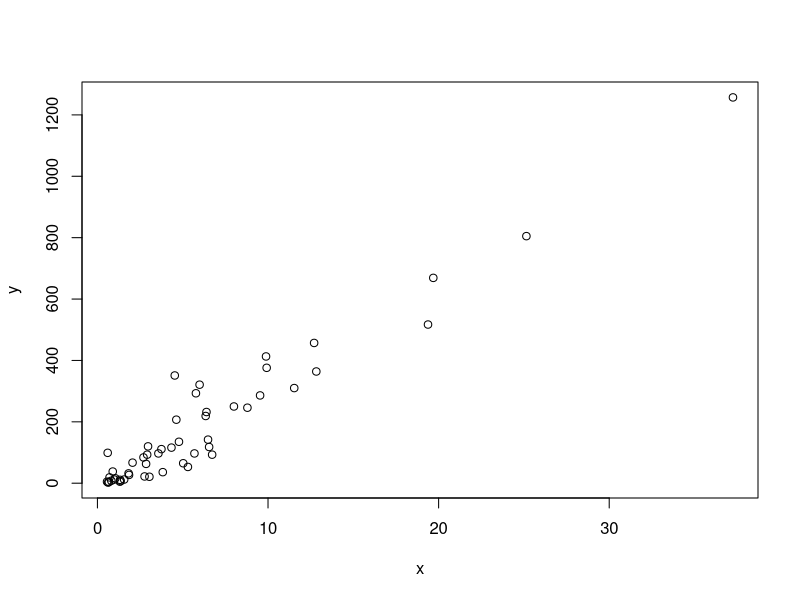
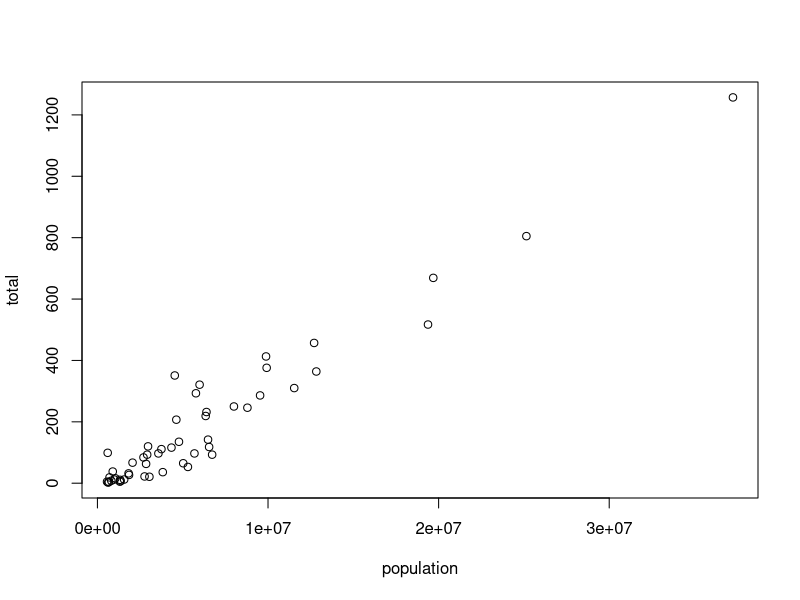
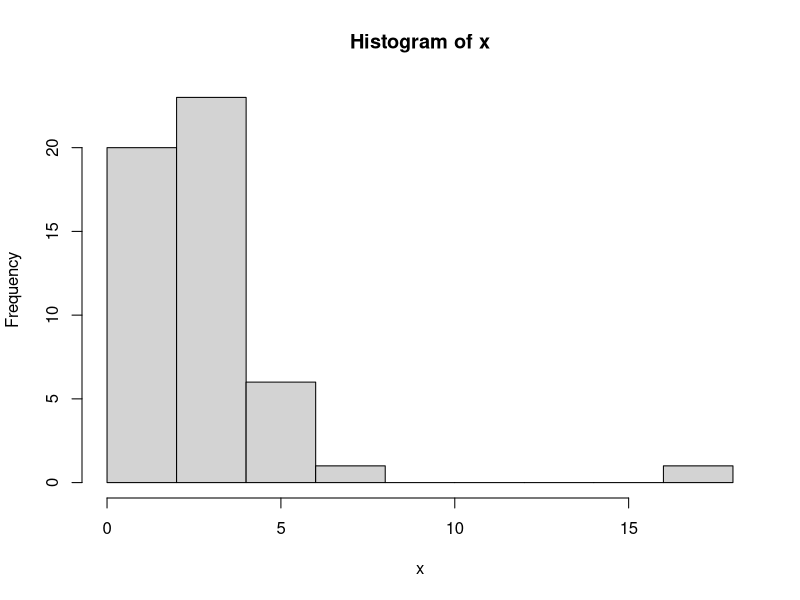
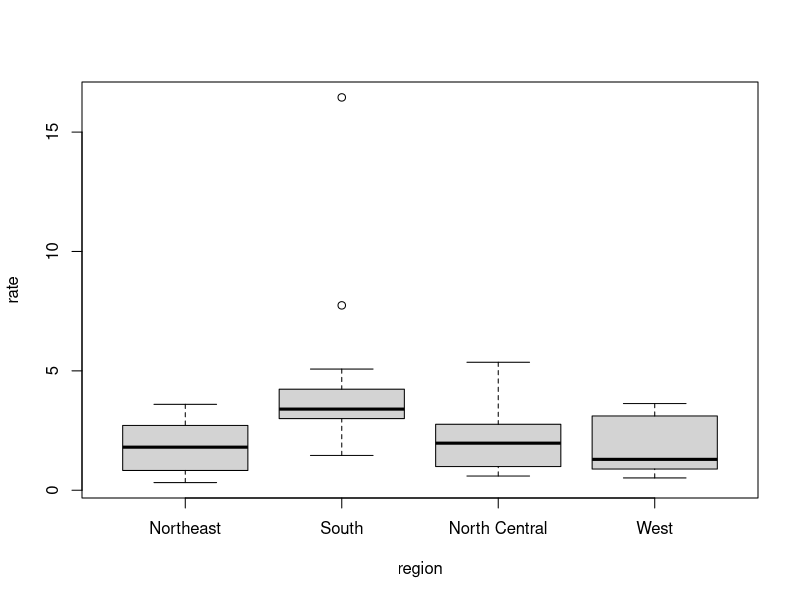
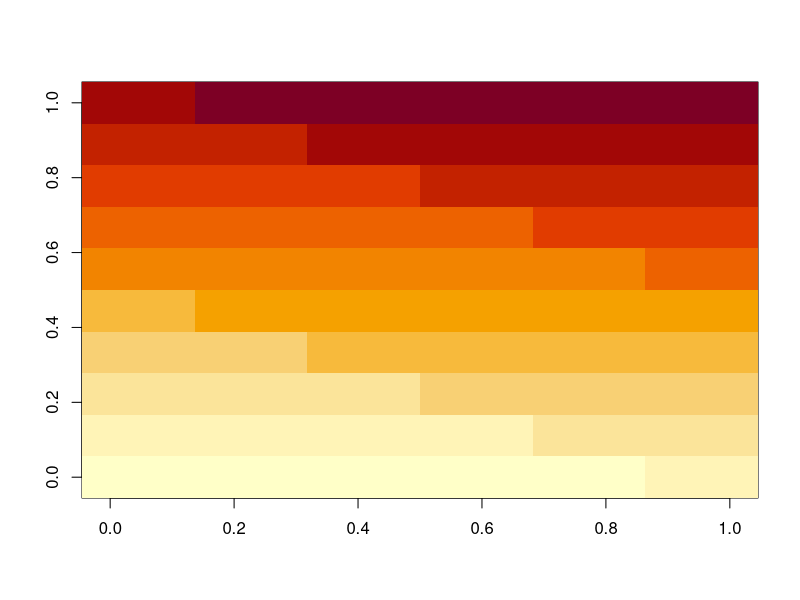
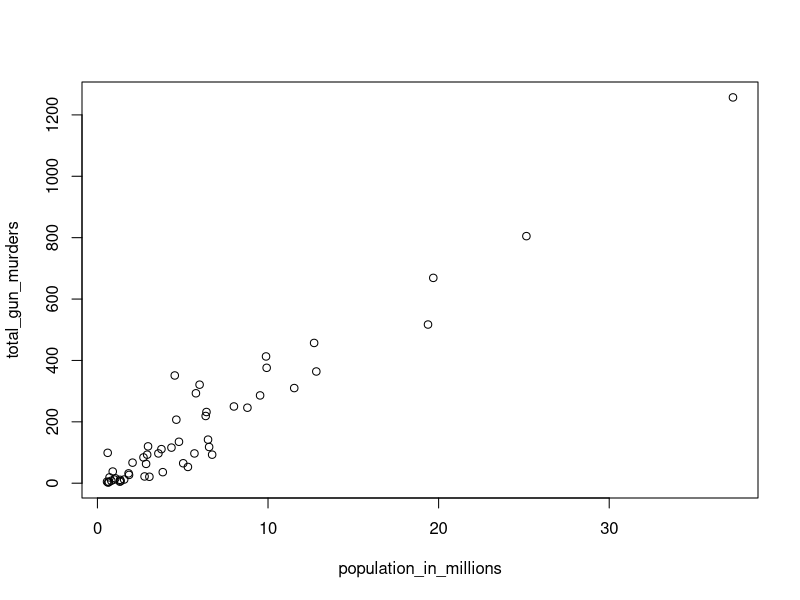
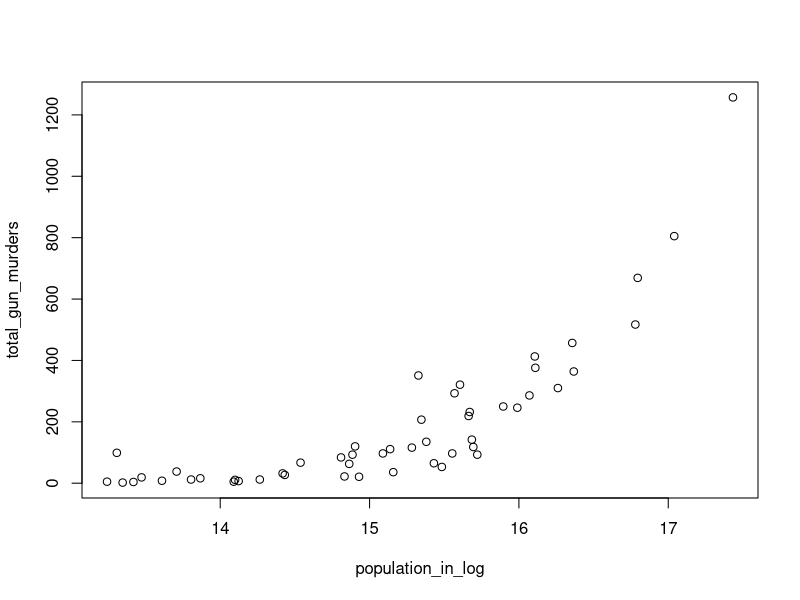
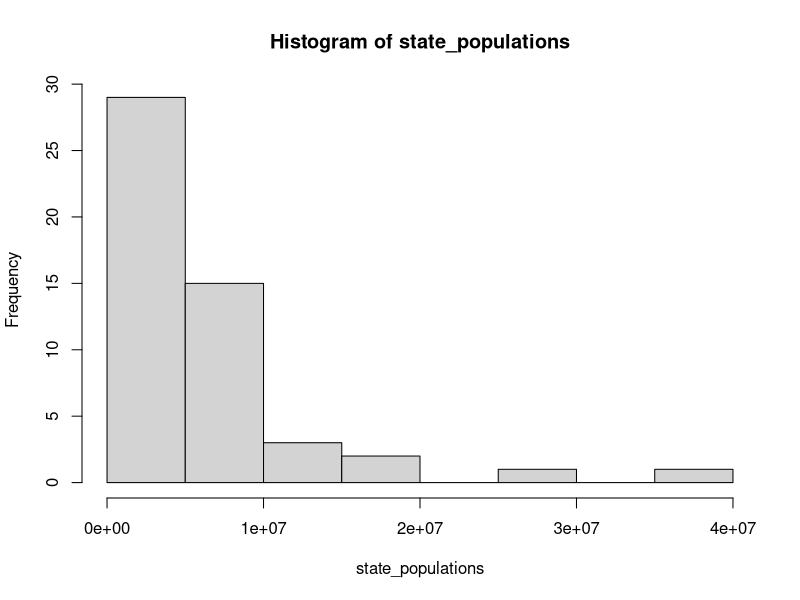

Generate these figures, in order, with R:
## ---- chunk 1
knitr::opts_chunk$set(echo = TRUE)
## ---- chunk 2
codes <- c(380, 124, 818)
codes
## ---- chunk 3
country <- c("italy", "canada", "egypt")
## ---- chunk 4
country <- c('italy', 'canada', 'egypt')
## ---- chunk 5
codes <- c(italy = 380, canada = 124, egypt = 818)
codes
## ---- chunk 6
class(codes)
## ---- chunk 7
names(codes)
## ---- chunk 8
codes <- c("italy" = 380, "canada" = 124, "egypt" = 818)
codes
## ---- chunk 9
codes <- c(380, 124, 818)
country <- c("italy","canada","egypt")
names(codes) <- country
codes
## ---- chunk 10
seq(1, 10)
## ---- chunk 11
seq(1, 10, 2)
## ---- chunk 12
1:10
## ---- chunk 13
class(1:10)
## ---- chunk 14
class(seq(1, 10, 0.5))
## ---- chunk 15
codes[2]
## ---- chunk 16
codes[c(1,3)]
## ---- chunk 17
codes[1:2]
## ---- chunk 18
codes["canada"]
codes[c("egypt","italy")]
## ---- chunk 19
x <- c(1, "canada", 3)
## ---- chunk 20
x
class(x)
## ---- chunk 21
x <- 1:5
y <- as.character(x)
y
## ---- chunk 22
as.numeric(y)
## ---- chunk 23
x <- c("1", "b", "3")
as.numeric(x)
## ---- chunk 24
temp <- c(35, 88, 42, 84, 81, 30)
## ---- chunk 25
city <- c("Beijing", "Lagos", "Paris", "Rio de Janeiro", "San Juan", "Toronto")
## ---- chunk 26
names(temp) <- city
## ---- chunk 27
temp[1:3]
## ---- chunk 28
temp[c("Paris", "San Juan")]
## ---- chunk 29
12:73
## ---- chunk 30
seq(1, 100)
## ---- chunk 31
length(seq(6, 55, 4/7))
## ---- chunk 32
a <- seq(1, 10, 0.5)
class(a)
## ---- chunk 33
a <- seq(1, 10)
class(a)
## ---- chunk 34
class(1L)
## ---- chunk 35
x <- c("1", "3", "5")
## ---- chunk 36
as.numeric(x)
## ---- chunk 37
library(dslabs)
data(murders)
sort(murders$total)
## ---- chunk 38
x <- c(31, 4, 15, 92, 65)
sort(x)
## ---- chunk 39
index <- order(x)
x[index]
## ---- chunk 40
x
order(x)
## ---- chunk 41
murders$state[1:10]
murders$abb[1:10]
## ---- chunk 42
ind <- order(murders$total) 
murders$abb[ind] 
## ---- chunk 43
max(murders$total)
## ---- chunk 44
i_max <- which.max(murders$total)
murders$state[i_max]
## ---- chunk 45
x <- c(31, 4, 15, 92, 65)
rank(x)
## ---- chunk 46
x <- c(1,2,3)
y <- c(10, 20, 30, 40, 50, 60, 70)
x+y
## ---- chunk 47
library(dslabs)
data("murders")
## ---- chunk 48
pop <- murders$population
pop <- sort(murders$population)
pop[1]
## ---- chunk 49
order(murders$population)
## ---- chunk 50
which.min(murders$population)
## ---- chunk 51
state_names <- murders$state
state_names[51]
## ---- chunk 52
temp <- c(35, 88, 42, 84, 81, 30)
city <- c("Beijing", "Lagos", "Paris", "Rio de Janeiro", "San Juan", "Toronto")
city_temps <- data.frame(name = city, temperature = temp)
## ---- chunk 53
ranks <- (city_temps$temp)
my_df <- data.frame(name = city_temps$name, ranks = rank(city_temps$temp))
## ---- chunk 54
ind <- order(murders$population)
my_df <- data.frame(names = murders$state, ranks = murders$population[ind])
## ---- chunk 55
data("na_example")  
str(na_example)
## ---- chunk 56
mean(na_example)
## ---- chunk 57
ind <- is.na(na_example)
sum(ind)
## ---- chunk 58
a <- is.na(na_example)
mean(na_example[which(!a)])
## ---- chunk 59
library(dslabs)
data("murders")
murders$state[which.max(murders$population)]
## ---- chunk 60
inches <- c(69, 62, 66, 70, 70, 73, 67, 73, 67, 70)
## ---- chunk 61
inches * 2.54
## ---- chunk 62
inches - 69
## ---- chunk 63
murder_rate <- murders$total / murders$population * 100000
## ---- chunk 64
murders$state[order(murder_rate)]
## ---- chunk 65
temp <- c(35, 88, 42, 84, 81, 30)
city <- c("Beijing", "Lagos", "Paris", "Rio de Janeiro", "San Juan", "Toronto")
city_temps <- data.frame(name = city, temperature = temp)
## ---- chunk 66
temp_C <- 59*(temp-32)
city_temps <- data.frame(name = city, temperature = temp_C)
## ---- chunk 67
v <- c(1:100)
sum(1/v^2)
## ---- chunk 68
murder_rate <- murders$total / murders$population * 100000
mean(murder_rate)
## ---- chunk 69
library(dslabs)
data("murders")
## ---- chunk 70
murder_rate <- murders$total / murders$population * 100000 
## ---- chunk 71
ind <- murder_rate < 0.71
## ---- chunk 72
ind <- murder_rate <= 0.71
ind
## ---- chunk 73
murders$state[ind]
## ---- chunk 74
sum(ind)
## ---- chunk 75
TRUE & TRUE
TRUE & FALSE
FALSE & FALSE
## ---- chunk 76
west <- murders$region == "West"
safe <- murder_rate <= 1
## ---- chunk 77
ind <- safe & west
murders$state[ind]
## ---- chunk 78
ind <- which(murders$state == "California")
murder_rate[ind]
## ---- chunk 79
ind <- match(c("New York", "Florida", "Texas"), murders$state)
ind
## ---- chunk 80
murder_rate[ind]
## ---- chunk 81
c("Boston", "Dakota", "Washington") %in% murders$state
## ---- chunk 82
match(c("New York", "Florida", "Texas"), murders$state)
which(murders$state%in%c("New York", "Florida", "Texas"))
## ---- chunk 83
library(dslabs)
data(murders)
## ---- chunk 84
murder_rate <- murders$total/murders$population*100000
low <- murder_rate < 1
## ---- chunk 85
ind <- which(murder_rate < 1)
## ---- chunk 86
murders$state[ind]
## ---- chunk 87
Northeast <- murders$region == "Northeast"
ind <- low&Northeast
murders$state[ind]
## ---- chunk 88
murder_rate <- murders$total/murders$population*100000
length(murders$state[murder_rate < mean(murder_rate)])
## ---- chunk 89
ind <- match(c("AK","MI","IA"), murders$abb)
murders$state[ind]
## ---- chunk 90
c("Ma","ME","MI","MO","MU") %in% murders$abb
## ---- chunk 91
which(!c("Ma","ME","MI","MO","MU") %in% murders$abb)
## ---- chunk 92
x <- murders$population / 10^6
y <- murders$total

plot(x, y)
## ---- chunk 93
with(murders, plot(population, total))
## ---- chunk 94
x <- with(murders, total / population * 100000)
hist(x)
## ---- chunk 95
murders$state[which.max(x)]
## ---- chunk 96
murders$rate <- with(murders, total / population * 100000)
boxplot(rate~region, data = murders)
## ---- chunk 97
x <- matrix(1:120, 12, 10)
image(x)
## ---- chunk 98
library(dslabs)
data(murders)
population_in_millions <- murders$population/10^6
total_gun_murders <- murders$total
plot(population_in_millions, total_gun_murders)
## ---- chunk 99
population_in_log <- log(murders$population)
total_gun_murders <- murders$total
plot(population_in_log, total_gun_murders)
## ---- chunk 100
state_populations <- murders$population
hist(state_populations)
## ---- chunk 101
boxplot(population~region, data = murders)
